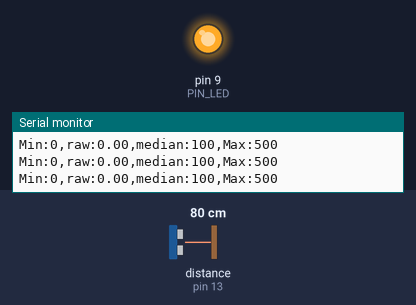
A sketch run on a simulated Arduino Uno, built with avr-gcc and run on an emulated ATmega328P. Shown: output pins drawn as LEDs (lit = HIGH), the last lines printed to the serial monitor. Wiring (inferred from the names in the program): ultrasonic range finder: trigger pin 12; echo pin 13. The inputs (shaded band) are chosen by the test bench; at power-on: distance to the obstacle (sensor on pin 13) 80 cm. The echo pulse lasts 58.3 µs per cm; pins used as bus, display or sensor lines are not drawn.

Above: at 1.2 s.
1.3 s: distance to the obstacle (sensor on pin 13) set to 18 cm
At 2.3 s:
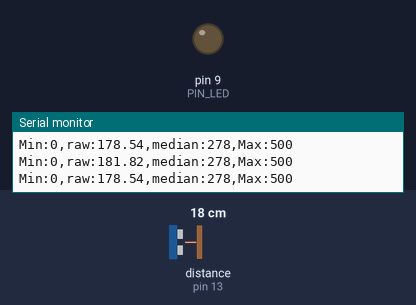
2.8 s: distance to the obstacle (sensor on pin 13) set to 2 cm
At 3.4 s:
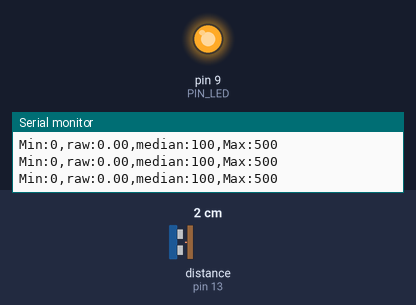
Timing chart, 0 to 5.8 s (numbered marks = the images above; inputs shaded):
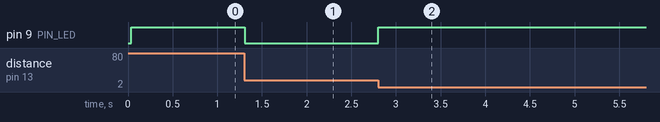

The sketch:

09_example_1.ino
```cpp
// Arduino pin assignment
#define PIN_LED 9
#define PIN_TRIG 12
#define PIN_ECHO 13

// configurable parameters
#define SND_VEL 346.0 // sound velocity at 24 celsius degree (unit: m/s)
#define INTERVAL 25 // sampling interval (unit: ms)
#define _DIST_MIN 100 // minimum distance to be measured (unit: mm)
#define _DIST_MAX 300 // maximum distance to be measured (unit: mm)

#define N 30

// global variables
float timeout; // unit: us
float dist_min, dist_max, dist_raw, median; // unit: mm
unsigned long last_sampling_time; // unit: ms
float scale; // used for pulse duration to distance conversion
float arr[N] = {0};
float sorted_arr[N];
int idx = 0;

void setup() {
// initialize GPIO pins
  pinMode(PIN_LED,OUTPUT);
  pinMode(PIN_TRIG,OUTPUT);
  digitalWrite(PIN_TRIG, LOW);
  pinMode(PIN_ECHO,INPUT);

// initialize USS related variables
  dist_min = _DIST_MIN;
  dist_max = _DIST_MAX;
  timeout = (INTERVAL / 2) * 1000.0; // precalculate pulseIn() timeout value. (unit: us)
  dist_raw = 0.0; // raw distance output from USS (unit: mm)
  median = 0.0;
  scale = 0.001 * 0.5 * SND_VEL;

// initialize serial port
  Serial.begin(57600);

// initialize last sampling time
  last_sampling_time = 0;
}

void loop() {
// wait until next sampling time.
// millis() returns the number of milliseconds since the program started. Will overflow after 50 days.
  if(millis() < last_sampling_time + INTERVAL) return;

// get a distance reading from the USS
  dist_raw = USS_measure(PIN_TRIG,PIN_ECHO);
  median = medianFilter(dist_raw);

// output the read value to the serial port
  Serial.print("Min:0,");
  Serial.print("raw:");
  Serial.print(dist_raw);
  Serial.print(",");
  Serial.print("median:");
  Serial.print(map(median,0,400,100,500));
  Serial.print(",");
  Serial.println("Max:500");

// turn on the LED if the distance is between dist_min and dist_max
  if(dist_raw < dist_min || dist_raw > dist_max) {
    analogWrite(PIN_LED, 255);
  }
  else {
    analogWrite(PIN_LED, 0);
  }

// update last sampling time
  last_sampling_time += INTERVAL;
}

// get a distance reading from USS. return value is in millimeter.
float USS_measure(int TRIG, int ECHO)
{
  float reading;
  digitalWrite(TRIG, HIGH);
  delayMicroseconds(10);
  digitalWrite(TRIG, LOW);
  reading = pulseIn(ECHO, HIGH, timeout) * scale; // unit: mm
  if(reading < dist_min || reading > dist_max) reading = 0.0; // return 0 when out of range.
  return reading;
}

float medianFilter(float val){
    arr[idx] = val;
    idx++;
    if (idx == N)
        idx = 0;

    for (int i = 0; i < N; i++) {
        sorted_arr[i] = arr[i];
    }

    for(int i = 0; i < N; i++){
        for(int j = i + 1; j < N; j++){
            if(sorted_arr[i] < sorted_arr[j]){
                float temp = sorted_arr[i];
                sorted_arr[i] = sorted_arr[j];
                sorted_arr[j] = temp;
            }
        }
    }

    if (N%2 == 0)
        return (sorted_arr[(N/2)-1] + sorted_arr[N/2])/2;
    else
        return sorted_arr[N/2];
}
```

Measured:
- after the input at 1.3 s, pin 9 (PIN_LED): HIGH → LOW at once
- after the input at 2.8 s, pin 9 (PIN_LED): LOW → HIGH at once
